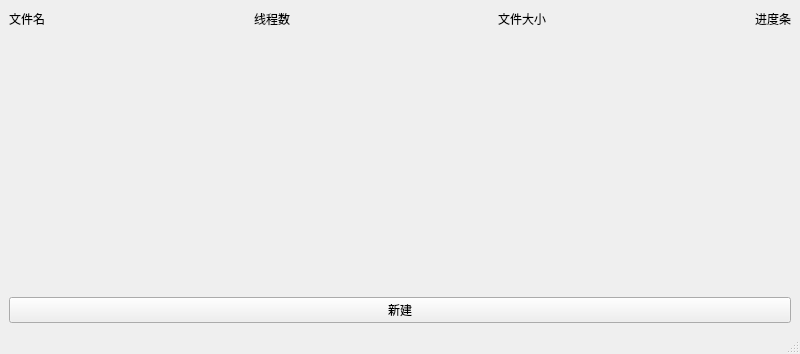
<?xml version="1.0" encoding="UTF-8"?>
<ui version="4.0">
 <class>MainWindow</class>
 <widget class="QMainWindow" name="MainWindow">
  <property name="geometry">
   <rect>
    <x>0</x>
    <y>0</y>
    <width>800</width>
    <height>354</height>
   </rect>
  </property>
  <property name="windowTitle">
   <string>MainWindow</string>
  </property>
  <property name="dockOptions">
   <set>QMainWindow::AllowTabbedDocks|QMainWindow::AnimatedDocks|QMainWindow::VerticalTabs</set>
  </property>
  <widget class="QWidget" name="centralwidget">
   <layout class="QGridLayout" name="gridLayout">
    <item row="0" column="0">
     <layout class="QVBoxLayout" name="list">
      <item>
       <layout class="QHBoxLayout" name="horizontalLayout">
        <item>
         <widget class="QLabel" name="label_4">
          <property name="text">
           <string>文件名</string>
          </property>
         </widget>
        </item>
        <item>
         <spacer name="horizontalSpacer">
          <property name="orientation">
           <enum>Qt::Horizontal</enum>
          </property>
          <property name="sizeHint" stdset="0">
           <size>
            <width>40</width>
            <height>20</height>
           </size>
          </property>
         </spacer>
        </item>
        <item>
         <widget class="QLabel" name="label_3">
          <property name="text">
           <string>线程数</string>
          </property>
         </widget>
        </item>
        <item>
         <spacer name="horizontalSpacer_2">
          <property name="orientation">
           <enum>Qt::Horizontal</enum>
          </property>
          <property name="sizeHint" stdset="0">
           <size>
            <width>40</width>
            <height>20</height>
           </size>
          </property>
         </spacer>
        </item>
        <item>
         <widget class="QLabel" name="label_2">
          <property name="text">
           <string>文件大小</string>
          </property>
         </widget>
        </item>
        <item>
         <spacer name="horizontalSpacer_3">
          <property name="orientation">
           <enum>Qt::Horizontal</enum>
          </property>
          <property name="sizeHint" stdset="0">
           <size>
            <width>40</width>
            <height>20</height>
           </size>
          </property>
         </spacer>
        </item>
        <item>
         <widget class="QLabel" name="label">
          <property name="text">
           <string>进度条</string>
          </property>
         </widget>
        </item>
       </layout>
      </item>
      <item>
       <spacer name="verticalSpacer">
        <property name="orientation">
         <enum>Qt::Vertical</enum>
        </property>
        <property name="sizeHint" stdset="0">
         <size>
          <width>20</width>
          <height>40</height>
         </size>
        </property>
       </spacer>
      </item>
     </layout>
    </item>
    <item row="1" column="0">
     <widget class="QPushButton" name="pushButton">
      <property name="text">
       <string>新建</string>
      </property>
     </widget>
    </item>
   </layout>
  </widget>
  <widget class="QMenuBar" name="menubar">
   <property name="geometry">
    <rect>
     <x>0</x>
     <y>0</y>
     <width>800</width>
     <height>23</height>
    </rect>
   </property>
  </widget>
  <widget class="QStatusBar" name="statusbar"/>
 </widget>
 <resources/>
 <connections/>
</ui>
